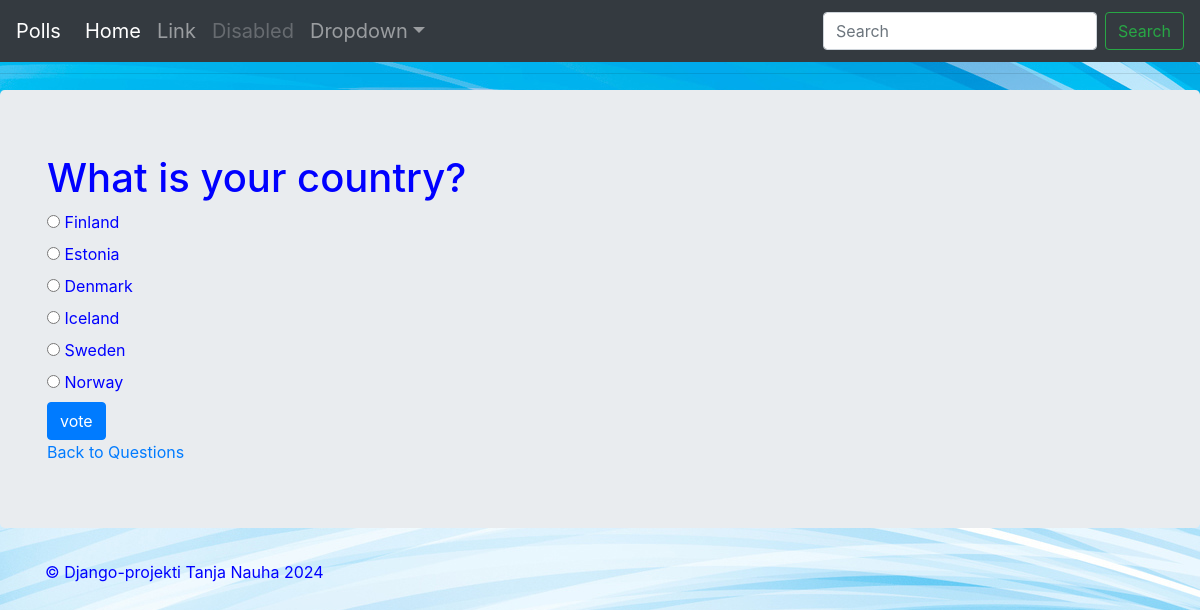
The page /kysely/1/ on the database its author committed.
### kysely/models.py (models this page shows, shortened)
class Kysymys(models.Model):
    kysymys_txt = models.CharField(max_length=100)
    julkaisu_pvm = models.DateTimeField("julkaisu pvm")

class Vaihtoehto(models.Model):
    vaihtoehto_txt = models.CharField(max_length=200)
    valinta = models.IntegerField(default=0)
    kysymys = models.ForeignKey(Kysymys, on_delete=models.CASCADE)

### kysely/views.py (the view)
# urls.py: path('<int:question_id>/', views.detail, name="detail"),
def detail(request, question_id):
    kysymys = get_object_or_404(Kysymys, pk=question_id)
    return render(request, 'kysely/detail.html', {'kysymys': kysymys})

### kysely/templates/kysely/detail.html (shortened to what this page needs)
{% extends 'kysely/base.html' %}
{% block main_content %}
<h1>{{kysymys.kysymys_txt}}</h1>
<form action = "{% url 'kysely:vote' kysymys.id %}" method="post">
    {% for vaihtoehto in kysymys.vaihtoehto_set.all %}
        <input type="radio" name="vaihtoehto" id="vaihtoehto{{forloop.counter}}" value="{{vaihtoehto.id}}"/>
    <label for="vaihtoehto{{forloop.counter}}">{{vaihtoehto.vaihtoehto_txt}}</label>
    <br>
    {% endfor %}
    <input type="submit" class = "btn btn-primary" value="vote"/>
</form>
<a href ="{% url 'kysely:index' %}">Back to Questions</a>
{% endblock %}

### kysely/static/kysely/style.css (style rules this page uses)
body { color: blue; background: white url("images/background_django_mysite.jpg") no-repeat; }

### rows shown on the page
Kysymys: kysymys_txt "What is your country?"
Vaihtoehto: vaihtoehto_txt "Finland"
Vaihtoehto: vaihtoehto_txt "Estonia"
Vaihtoehto: vaihtoehto_txt "Denmark"
Vaihtoehto: vaihtoehto_txt "Iceland"
Vaihtoehto: vaihtoehto_txt "Sweden"
Vaihtoehto: vaihtoehto_txt "Norway"
